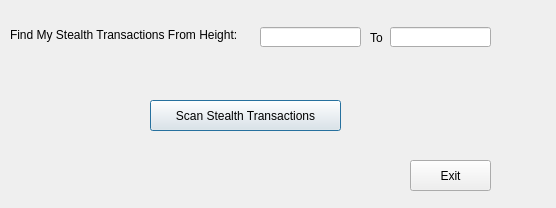
<?xml version="1.0" encoding="UTF-8"?>
<ui version="4.0">
 <class>DebugDialog</class>
 <widget class="QDialog" name="DebugDialog">
  <property name="geometry">
   <rect>
    <x>0</x>
    <y>0</y>
    <width>556</width>
    <height>208</height>
   </rect>
  </property>
  <property name="windowTitle">
   <string>Stealth Transaction Tool (experts only!)</string>
  </property>
  <widget class="QPushButton" name="sxButton">
   <property name="geometry">
    <rect>
     <x>150</x>
     <y>100</y>
     <width>191</width>
     <height>31</height>
    </rect>
   </property>
   <property name="text">
    <string>Scan Stealth Transactions</string>
   </property>
   <property name="icon">
    <iconset resource="../hostcoin.qrc">
     <normaloff>:/icons/sx</normaloff>:/icons/sx</iconset>
   </property>
  </widget>
  <widget class="QDialogButtonBox" name="buttonBox">
   <property name="geometry">
    <rect>
     <x>610</x>
     <y>415</y>
     <width>81</width>
     <height>26</height>
    </rect>
   </property>
   <property name="standardButtons">
    <set>QDialogButtonBox::NoButton</set>
   </property>
   <property name="centerButtons">
    <bool>true</bool>
   </property>
  </widget>
  <widget class="QLineEdit" name="addrEdit">
   <property name="geometry">
    <rect>
     <x>260</x>
     <y>27</y>
     <width>101</width>
     <height>20</height>
    </rect>
   </property>
   <property name="toolTip">
    <string>Block Number</string>
   </property>
   <property name="statusTip">
    <string>Block Number</string>
   </property>
  </widget>
  <widget class="QLabel" name="label">
   <property name="geometry">
    <rect>
     <x>10</x>
     <y>27</y>
     <width>251</width>
     <height>16</height>
    </rect>
   </property>
   <property name="text">
    <string>Find My Stealth Transactions From Height:</string>
   </property>
  </widget>
  <widget class="QPushButton" name="pushButton">
   <property name="geometry">
    <rect>
     <x>410</x>
     <y>160</y>
     <width>81</width>
     <height>31</height>
    </rect>
   </property>
   <property name="maximumSize">
    <size>
     <width>16777215</width>
     <height>16177186</height>
    </size>
   </property>
   <property name="text">
    <string>Exit</string>
   </property>
   <property name="icon">
    <iconset resource="../hostcoin.qrc">
     <normaloff>:/icons/quit</normaloff>:/icons/quit</iconset>
   </property>
  </widget>
  <widget class="QLabel" name="label_2">
   <property name="geometry">
    <rect>
     <x>370</x>
     <y>30</y>
     <width>21</width>
     <height>16</height>
    </rect>
   </property>
   <property name="text">
    <string>To</string>
   </property>
  </widget>
  <widget class="QLineEdit" name="addrEdit2">
   <property name="geometry">
    <rect>
     <x>390</x>
     <y>27</y>
     <width>101</width>
     <height>20</height>
    </rect>
   </property>
   <property name="toolTip">
    <string>Block Number</string>
   </property>
   <property name="statusTip">
    <string>Block Number</string>
   </property>
  </widget>
 </widget>
 <resources>
  <include location="../hostcoin.qrc"/>
 </resources>
 <connections/>
</ui>
